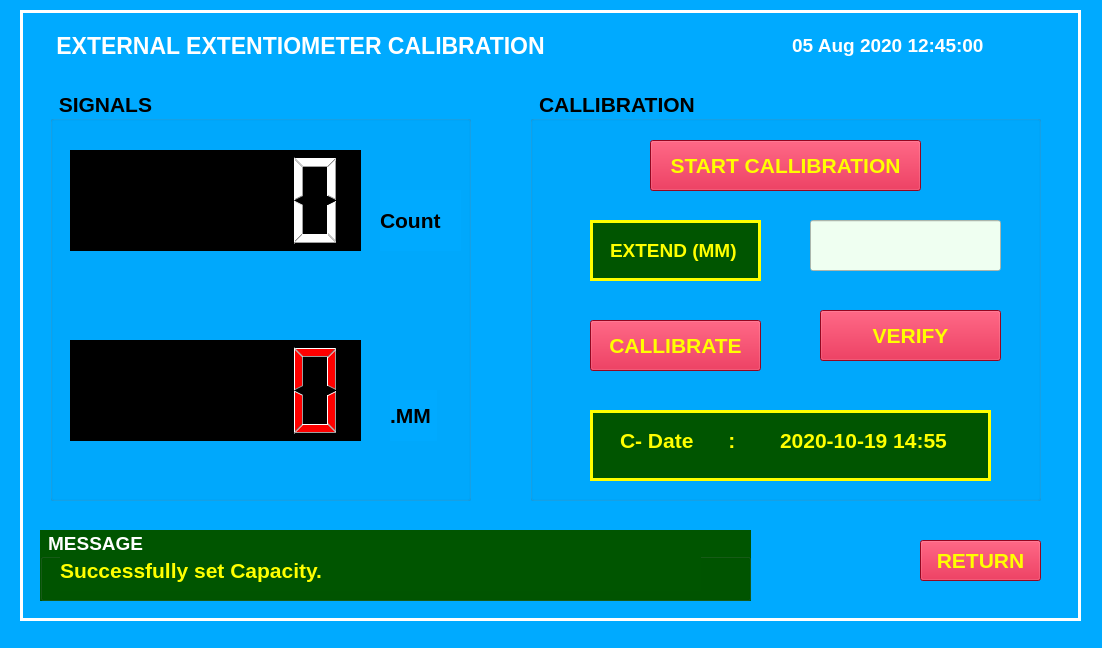
<?xml version="1.0" encoding="UTF-8"?>
<ui version="4.0">
 <class>MainWindow</class>
 <widget class="QMainWindow" name="MainWindow">
  <property name="geometry">
   <rect>
    <x>0</x>
    <y>0</y>
    <width>1102</width>
    <height>648</height>
   </rect>
  </property>
  <property name="baseSize">
   <size>
    <width>0</width>
    <height>0</height>
   </size>
  </property>
  <property name="windowTitle">
   <string>MainWindow</string>
  </property>
  <property name="styleSheet">
   <string notr="true">background-color: rgb(0, 170, 255);</string>
  </property>
  <widget class="QWidget" name="centralwidget">
   <widget class="QFrame" name="frame">
    <property name="geometry">
     <rect>
      <x>20</x>
      <y>10</y>
      <width>1061</width>
      <height>611</height>
     </rect>
    </property>
    <property name="font">
     <font>
      <pointsize>10</pointsize>
     </font>
    </property>
    <property name="styleSheet">
     <string notr="true">background-color: rgb(0, 170, 255);
color: rgb(255, 255, 255);</string>
    </property>
    <property name="frameShape">
     <enum>QFrame::Box</enum>
    </property>
    <property name="frameShadow">
     <enum>QFrame::Plain</enum>
    </property>
    <property name="lineWidth">
     <number>3</number>
    </property>
    <property name="midLineWidth">
     <number>0</number>
    </property>
    <widget class="QLabel" name="label_20">
     <property name="geometry">
      <rect>
       <x>750</x>
       <y>20</y>
       <width>241</width>
       <height>31</height>
      </rect>
     </property>
     <property name="font">
      <font>
       <family>MS Shell Dlg 2</family>
       <pointsize>14</pointsize>
       <weight>75</weight>
       <bold>true</bold>
       <underline>false</underline>
      </font>
     </property>
     <property name="styleSheet">
      <string notr="true">color: rgb(255, 255, 255);</string>
     </property>
     <property name="text">
      <string>05 Aug 2020 12:45:00 </string>
     </property>
     <property name="alignment">
      <set>Qt::AlignCenter</set>
     </property>
    </widget>
    <widget class="QLabel" name="label">
     <property name="geometry">
      <rect>
       <x>20</x>
       <y>10</y>
       <width>521</width>
       <height>51</height>
      </rect>
     </property>
     <property name="font">
      <font>
       <family>Arial</family>
       <pointsize>17</pointsize>
       <weight>75</weight>
       <bold>true</bold>
      </font>
     </property>
     <property name="text">
      <string>EXTERNAL EXTENTIOMETER CALIBRATION</string>
     </property>
     <property name="alignment">
      <set>Qt::AlignCenter</set>
     </property>
    </widget>
    <widget class="QGroupBox" name="groupBox_6">
     <property name="geometry">
      <rect>
       <x>30</x>
       <y>80</y>
       <width>421</width>
       <height>411</height>
      </rect>
     </property>
     <property name="font">
      <font>
       <family>Arial</family>
       <pointsize>16</pointsize>
       <weight>75</weight>
       <bold>true</bold>
      </font>
     </property>
     <property name="styleSheet">
      <string notr="true">color: rgb(0, 0, 0);
border-color: rgb(0, 0, 0);</string>
     </property>
     <property name="title">
      <string> SIGNALS</string>
     </property>
     <widget class="QLCDNumber" name="lcdNumber">
      <property name="geometry">
       <rect>
        <x>20</x>
        <y>60</y>
        <width>291</width>
        <height>101</height>
       </rect>
      </property>
      <property name="font">
       <font>
        <family>MS Sans Serif</family>
        <pointsize>10</pointsize>
        <weight>50</weight>
        <italic>false</italic>
        <bold>false</bold>
       </font>
      </property>
      <property name="styleSheet">
       <string notr="true">background-color: rgb(0, 0, 0);
font: 10pt &quot;MS Sans Serif&quot;;
color: rgb(255, 255, 255);</string>
      </property>
     </widget>
     <widget class="QLabel" name="label_4">
      <property name="geometry">
       <rect>
        <x>340</x>
        <y>300</y>
        <width>47</width>
        <height>51</height>
       </rect>
      </property>
      <property name="font">
       <font>
        <family>Arial</family>
        <pointsize>16</pointsize>
        <weight>75</weight>
        <bold>true</bold>
       </font>
      </property>
      <property name="text">
       <string>.MM</string>
      </property>
     </widget>
     <widget class="QLabel" name="label_6">
      <property name="geometry">
       <rect>
        <x>330</x>
        <y>100</y>
        <width>81</width>
        <height>61</height>
       </rect>
      </property>
      <property name="font">
       <font>
        <family>Arial</family>
        <pointsize>16</pointsize>
        <weight>75</weight>
        <bold>true</bold>
       </font>
      </property>
      <property name="text">
       <string>Count</string>
      </property>
     </widget>
     <widget class="QLCDNumber" name="lcdNumber_2">
      <property name="geometry">
       <rect>
        <x>20</x>
        <y>250</y>
        <width>291</width>
        <height>101</height>
       </rect>
      </property>
      <property name="font">
       <font>
        <family>MS Sans Serif</family>
        <pointsize>10</pointsize>
        <weight>50</weight>
        <italic>false</italic>
        <bold>false</bold>
       </font>
      </property>
      <property name="styleSheet">
       <string notr="true">background-color: rgb(0, 0, 0);

font: 10pt &quot;MS Sans Serif&quot;;
color: rgb(255, 0, 0);
border-color: rgb(255, 0, 0);</string>
      </property>
     </widget>
    </widget>
    <widget class="QGroupBox" name="groupBox_4">
     <property name="geometry">
      <rect>
       <x>510</x>
       <y>80</y>
       <width>511</width>
       <height>411</height>
      </rect>
     </property>
     <property name="font">
      <font>
       <family>Arial</family>
       <pointsize>16</pointsize>
       <weight>75</weight>
       <bold>true</bold>
      </font>
     </property>
     <property name="styleSheet">
      <string notr="true">color: rgb(0, 0, 0);
border-color: rgb(0, 0, 0);</string>
     </property>
     <property name="title">
      <string> CALLIBRATION</string>
     </property>
     <widget class="QPushButton" name="pushButton_14">
      <property name="geometry">
       <rect>
        <x>120</x>
        <y>50</y>
        <width>271</width>
        <height>51</height>
       </rect>
      </property>
      <property name="font">
       <font>
        <family>Arial</family>
        <pointsize>16</pointsize>
        <weight>75</weight>
        <bold>true</bold>
       </font>
      </property>
      <property name="styleSheet">
       <string notr="true">background-color: rgb(209, 8, 45);
color: rgb(255, 255, 0);</string>
      </property>
      <property name="text">
       <string>START CALLIBRATION</string>
      </property>
     </widget>
     <widget class="QPushButton" name="pushButton_16">
      <property name="geometry">
       <rect>
        <x>290</x>
        <y>220</y>
        <width>181</width>
        <height>51</height>
       </rect>
      </property>
      <property name="font">
       <font>
        <family>Arial</family>
        <pointsize>16</pointsize>
        <weight>75</weight>
        <bold>true</bold>
       </font>
      </property>
      <property name="styleSheet">
       <string notr="true">background-color: rgb(209, 8, 45);
color: rgb(255, 255, 0);</string>
      </property>
      <property name="text">
       <string>VERIFY</string>
      </property>
     </widget>
     <widget class="QLineEdit" name="lineEdit">
      <property name="geometry">
       <rect>
        <x>280</x>
        <y>130</y>
        <width>191</width>
        <height>51</height>
       </rect>
      </property>
      <property name="font">
       <font>
        <family>Arial</family>
        <pointsize>16</pointsize>
       </font>
      </property>
      <property name="styleSheet">
       <string notr="true">background-color: rgb(239, 255, 241);</string>
      </property>
      <property name="text">
       <string/>
      </property>
     </widget>
     <widget class="QPushButton" name="pushButton_17">
      <property name="geometry">
       <rect>
        <x>60</x>
        <y>230</y>
        <width>171</width>
        <height>51</height>
       </rect>
      </property>
      <property name="font">
       <font>
        <family>Arial</family>
        <pointsize>16</pointsize>
        <weight>75</weight>
        <bold>true</bold>
       </font>
      </property>
      <property name="styleSheet">
       <string notr="true">background-color: rgb(209, 8, 45);
color: rgb(255, 255, 0);</string>
      </property>
      <property name="text">
       <string>CALLIBRATE</string>
      </property>
     </widget>
     <widget class="QFrame" name="frame_2">
      <property name="geometry">
       <rect>
        <x>60</x>
        <y>320</y>
        <width>401</width>
        <height>71</height>
       </rect>
      </property>
      <property name="styleSheet">
       <string notr="true">color: rgb(255, 255, 0);
background-color: rgb(0, 85, 0);</string>
      </property>
      <property name="frameShape">
       <enum>QFrame::Box</enum>
      </property>
      <property name="frameShadow">
       <enum>QFrame::Plain</enum>
      </property>
      <property name="lineWidth">
       <number>3</number>
      </property>
      <widget class="QLabel" name="label_9">
       <property name="geometry">
        <rect>
         <x>30</x>
         <y>10</y>
         <width>131</width>
         <height>41</height>
        </rect>
       </property>
       <property name="font">
        <font>
         <family>Arial</family>
         <pointsize>16</pointsize>
         <weight>75</weight>
         <bold>true</bold>
        </font>
       </property>
       <property name="text">
        <string>C- Date      :</string>
       </property>
       <property name="alignment">
        <set>Qt::AlignLeading|Qt::AlignLeft|Qt::AlignVCenter</set>
       </property>
      </widget>
      <widget class="QLabel" name="label_10">
       <property name="geometry">
        <rect>
         <x>190</x>
         <y>10</y>
         <width>191</width>
         <height>41</height>
        </rect>
       </property>
       <property name="font">
        <font>
         <family>Arial</family>
         <pointsize>16</pointsize>
         <weight>75</weight>
         <bold>true</bold>
        </font>
       </property>
       <property name="styleSheet">
        <string notr="true"/>
       </property>
       <property name="text">
        <string>2020-10-19 14:55</string>
       </property>
       <property name="alignment">
        <set>Qt::AlignLeading|Qt::AlignLeft|Qt::AlignVCenter</set>
       </property>
      </widget>
     </widget>
     <widget class="QFrame" name="frame_3">
      <property name="geometry">
       <rect>
        <x>60</x>
        <y>130</y>
        <width>171</width>
        <height>61</height>
       </rect>
      </property>
      <property name="styleSheet">
       <string notr="true">color: rgb(255, 255, 0);
background-color: rgb(0, 85, 0);</string>
      </property>
      <property name="frameShape">
       <enum>QFrame::Box</enum>
      </property>
      <property name="frameShadow">
       <enum>QFrame::Plain</enum>
      </property>
      <property name="lineWidth">
       <number>3</number>
      </property>
      <widget class="QLabel" name="label_41">
       <property name="geometry">
        <rect>
         <x>20</x>
         <y>10</y>
         <width>141</width>
         <height>41</height>
        </rect>
       </property>
       <property name="font">
        <font>
         <family>Arial</family>
         <pointsize>14</pointsize>
         <weight>75</weight>
         <bold>true</bold>
        </font>
       </property>
       <property name="styleSheet">
        <string notr="true"/>
       </property>
       <property name="text">
        <string>EXTEND (MM)</string>
       </property>
       <property name="alignment">
        <set>Qt::AlignLeading|Qt::AlignLeft|Qt::AlignVCenter</set>
       </property>
      </widget>
     </widget>
    </widget>
    <widget class="QPushButton" name="pushButton_9">
     <property name="geometry">
      <rect>
       <x>900</x>
       <y>530</y>
       <width>121</width>
       <height>41</height>
      </rect>
     </property>
     <property name="font">
      <font>
       <family>Arial</family>
       <pointsize>16</pointsize>
       <weight>75</weight>
       <bold>true</bold>
      </font>
     </property>
     <property name="styleSheet">
      <string notr="true">background-color: rgb(209, 8, 45);
color: rgb(255, 255, 0);</string>
     </property>
     <property name="text">
      <string>RETURN</string>
     </property>
    </widget>
    <widget class="QGroupBox" name="groupBox_7">
     <property name="geometry">
      <rect>
       <x>20</x>
       <y>520</y>
       <width>711</width>
       <height>71</height>
      </rect>
     </property>
     <property name="font">
      <font>
       <family>Arial</family>
       <pointsize>14</pointsize>
       <weight>75</weight>
       <bold>true</bold>
      </font>
     </property>
     <property name="styleSheet">
      <string notr="true">background-color: rgb(0, 85, 0);
color: rgb(255, 255, 255);</string>
     </property>
     <property name="title">
      <string> MESSAGE</string>
     </property>
     <widget class="QLabel" name="label_44">
      <property name="geometry">
       <rect>
        <x>20</x>
        <y>20</y>
        <width>641</width>
        <height>41</height>
       </rect>
      </property>
      <property name="font">
       <font>
        <pointsize>16</pointsize>
        <weight>75</weight>
        <bold>true</bold>
       </font>
      </property>
      <property name="styleSheet">
       <string notr="true">color: rgb(255, 255, 0);</string>
      </property>
      <property name="text">
       <string>Successfully set Capacity.</string>
      </property>
      <property name="alignment">
       <set>Qt::AlignLeading|Qt::AlignLeft|Qt::AlignVCenter</set>
      </property>
     </widget>
    </widget>
   </widget>
  </widget>
  <widget class="QMenuBar" name="menubar">
   <property name="geometry">
    <rect>
     <x>0</x>
     <y>0</y>
     <width>1102</width>
     <height>21</height>
    </rect>
   </property>
  </widget>
  <widget class="QStatusBar" name="statusbar"/>
 </widget>
 <resources/>
 <connections/>
</ui>
